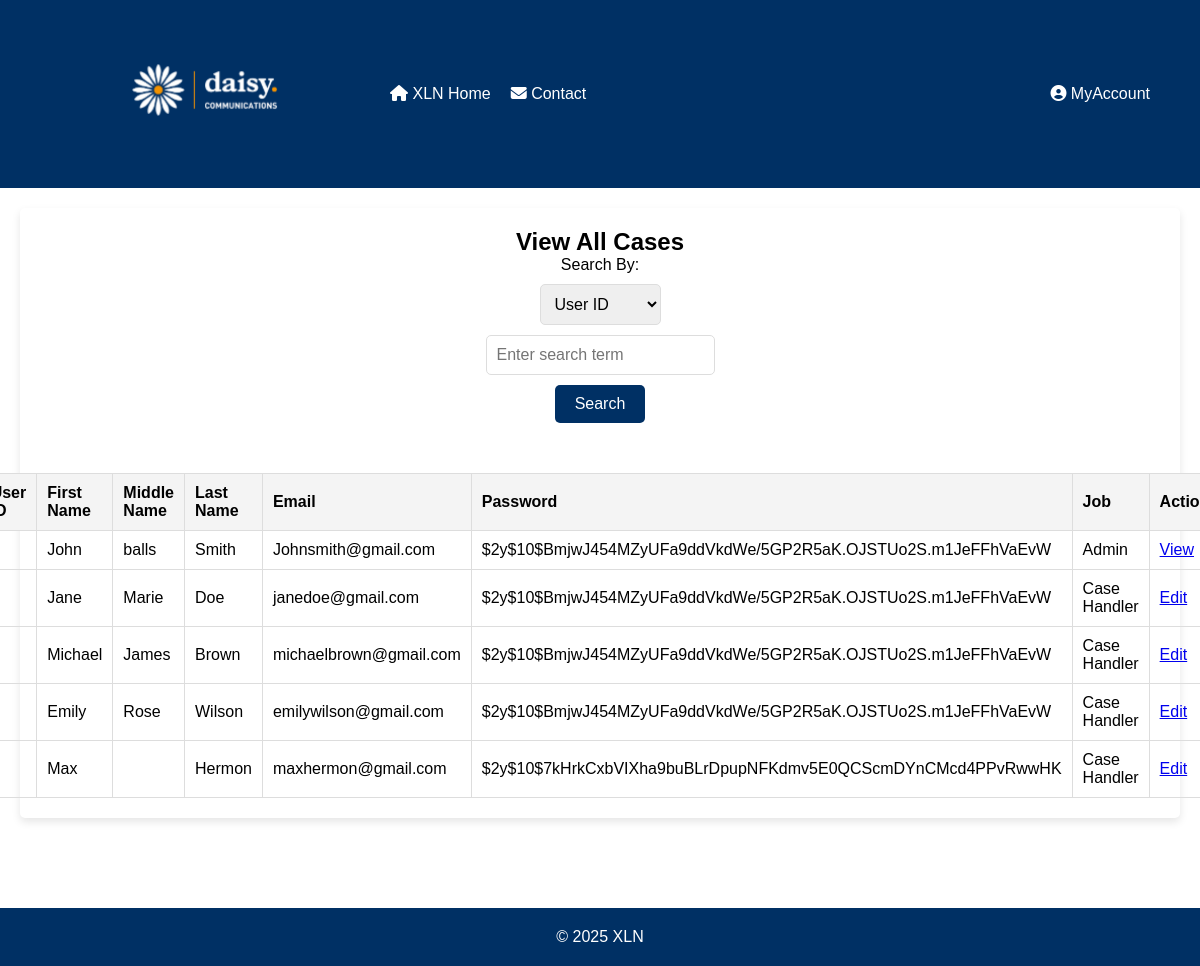
The page /php/UserManagement.php on the database as committed earlier.
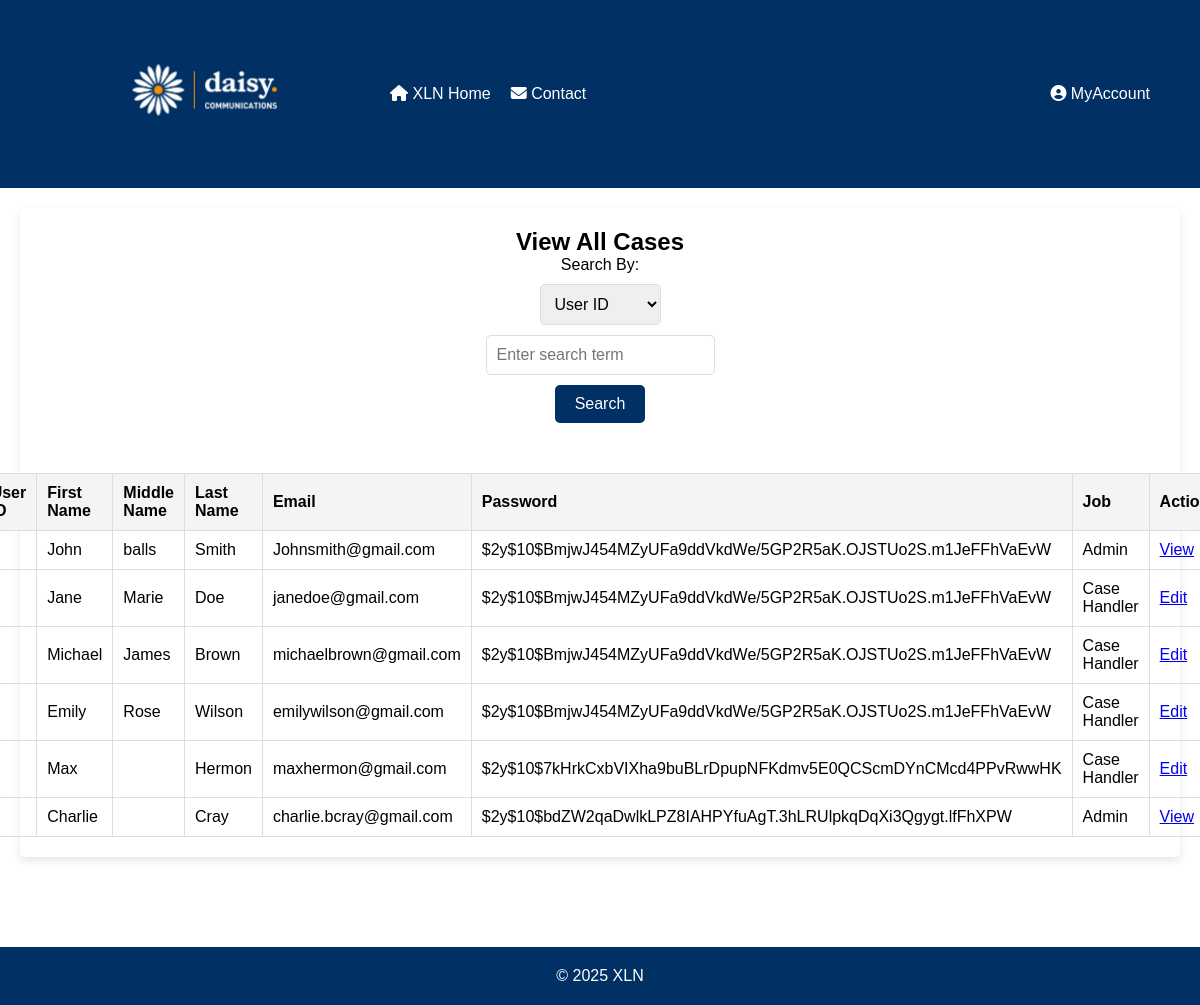
The same page on the database as committed later.
### tables this page shows
CREATE TABLE users (
userID INTEGER PRIMARY KEY AUTOINCREMENT,
fName TEXT NOT NULL,
mName TEXT,
lName TEXT NOT NULL,
email TEXT NOT NULL UNIQUE CHECK (email LIKE '%_@_%._%'),
password TEXT NOT NULL,
jobID INT NULL,
FOREIGN KEY (jobID) REFERENCES jobs(jobID) ON UPDATE CASCADE ON DELETE CASCADE
);

CREATE TABLE "jobs" (
	"jobID"	INTEGER,
	"job"	TEXT NOT NULL,
	PRIMARY KEY("jobID" AUTOINCREMENT)
);

### php/UserManagement.php (the view, shortened to what this page needs)
<!DOCTYPE html>
<html lang="en">
<?php
function getUsers($searchBy = '', $searchTerm = '') {
    $db = new SQLite3('../data/XLN_new_DBA.db');
    $sql = "SELECT u.*,
                j.job AS job_name
        FROM users u
            LEFT JOIN jobs j ON u.jobID = j.jobID";
    $stmt = $db->prepare($sql);
    $result = $stmt->execute();
    $arrayResult = [];
    while ($row = $result->fetchArray(SQLITE3_ASSOC)) {
        $arrayResult[] = $row;
    }
    return $arrayResult;
}
$searchBy = isset($_GET['searchBy']) ? $_GET['searchBy'] : '';
$searchTerm = isset($_GET['searchTerm']) ? $_GET['searchTerm'] : '';
$users = getUsers($searchBy, $searchTerm);
?>
<head>
    <link rel="stylesheet" href="../css/ViewAllCases.css">
    <link
    rel="stylesheet"
    href="https://cdnjs.cloudflare.com/ajax/libs/font-awesome/6.2.1/css/all.min.css"
  />
</head>
<body>
<header>
        <a href="../html/Homepage.html"><img class="logo" src="../xlnLogo.png" alt="XLN Logo"></a>
        <nav>
            <ul class="left-menu">
                <li><a href="../html/Homepage.html"><i class="fa-solid fa-house"></i> XLN Home</a></li>
                <li><a href="../html/Contact.html"><i class="fa-solid fa-envelope"></i> Contact</a></li>
            </ul>
            <ul class="right-menu">
                <li class="dropdown">
                    <a href="javascript:void(0)" class="dropbtn"><i class="fa-solid fa-circle-user"></i> MyAccount</a>
                </li>
            </ul>
        </nav>
    </header>
    <main>
        <h2>View All Cases</h2>
        <form method="GET" action="">
        <label for="searchBy">Search By:</label>
        <select name="searchBy" id="searchBy">
            <option value="userID">User ID</option>
        </select>
    <input type="text" name="searchTerm" placeholder="Enter search term">
    <button type="submit">Search</button>
</form>
        <table id="casesTable">
            <thead>
                <tr>
                    <th>User ID</th>
                    <th>First Name</th>
                    <th>Middle Name</th>
                    <th>Last Name</th>
                    <th>Email</th>
                    <th>Password</th>
                    <th>Job</th>
                    <th>Action</th>
                </tr>
            </thead>
            <tbody>
        <?php foreach ($users as $user) : ?>
            <tr>
                <td><?php echo $user['userID']; ?></td>
                <td><?php echo $user['fName']; ?></td>
                <td><?php echo $user['mName']; ?></td>
                <td><?php echo $user['lName']; ?></td>
                <td><?php echo $user['email']; ?></td>
                <td><?php echo $user['password']; ?></td>
                <td><?php echo $user['job_name']; ?></td>
                <td>
                    <?php if ($user['jobID'] == 1) : ?>
                        <a href="EditUser.php?uid=<?php echo $user['userID']; ?>">Edit</a>
                    <?php else : ?>
                        <a href="ViewUser.php?uid=<?php echo $user['userID']; ?>">View</a>
                    <?php endif; ?>
                </td>
            </tr>
        <?php endforeach; ?>
    </tbody>
        </table>
    </main>
    <footer>
        <p>&copy; <span id="year"></span> XLN</p>
    </footer>
</body>
</html>

### css/ViewAllCases.css (style rules this page uses)
* { margin: 0; padding: 0; box-sizing: border-box; font-family: Arial, Helvetica, sans-serif; }
header { background-color: #003064; color: white; display: flex; align-items: center; padding: 50px; }
img.logo { width: 300px; margin-right: 20px; }
nav { display: flex; justify-content: space-between; width: 100%; }
nav ul.left-menu { flex-grow: 1; }
nav ul.right-menu { justify-content: flex-end; }
.dropdown { position: relative; display: inline-block; }
nav ul { list-style: none; display: flex; align-items: center; margin: 0; padding: 0; }
nav ul li { margin-left: 20px; }
nav ul li a { color: white; text-decoration: none; }
html, body { height: 100%; margin: 0; display: flex; flex-direction: column; }
main { flex-grow: 1; background-color: #ffffff; padding: 20px; margin: 20px; margin-bottom: 90px; border-radius: 5px; display: flex; flex-direction: column; align-items: center; box-shadow: 0 4px 8px rgba(0, 0, 0, 0.1); }
form { display: flex; flex-direction: column; align-items: center; margin-bottom: 20px; }
form label, form select, form input, form button { margin-bottom: 10px; }
form input, form select { padding: 10px; border: 1px solid #ddd; border-radius: 5px; font-size: 16px; outline: none; }
form button { background-color: #003064; color: white; padding: 10px 20px; font-size: 16px; border: none; border-radius: 5px; cursor: pointer; }
table { width: 100%; border-collapse: collapse; margin-top: 20px; }
table, th, td { border: 1px solid #ddd; }
th, td { padding: 10px; text-align: left; }
th { background-color: #f4f4f4; }
footer { background-color: #003064; color: white; text-align: center; padding: 20px; bottom: 0; left: 0; right: 0; width: 100%; }

Rows that differ between the two databases and show on the page:
added users: fName "Charlie", lName "Cray", email "charlie.bcray@gmail.com", password "$2y$10$bdZW2qaDwlkLPZ8IAHPYfuAgT.3hLRUlpkqDqXi3Qgygt.lfFhXPW", jobID.job "Admin"
